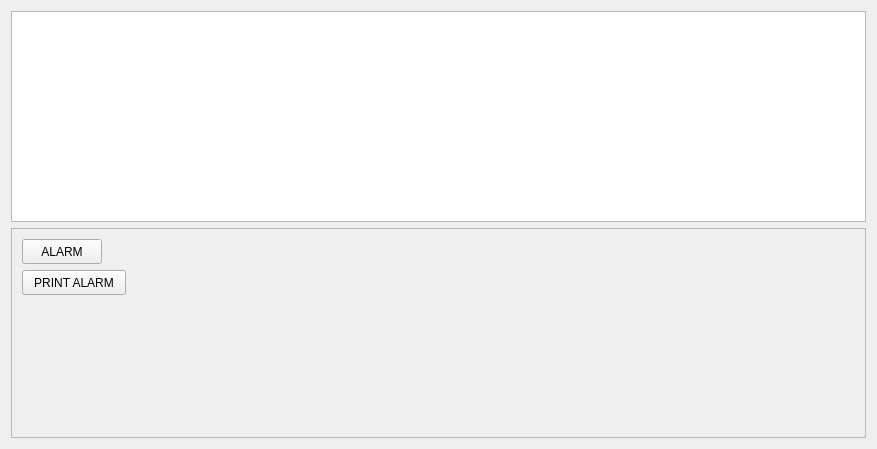
<?xml version="1.0" encoding="UTF-8"?>
<ui version="4.0">
 <class>Widget</class>
 <widget class="QWidget" name="Widget">
  <property name="geometry">
   <rect>
    <x>0</x>
    <y>0</y>
    <width>877</width>
    <height>449</height>
   </rect>
  </property>
  <property name="windowTitle">
   <string>Widget</string>
  </property>
  <layout class="QGridLayout" name="gridLayout_5">
   <item row="2" column="0" colspan="2">
    <widget class="QScrollArea" name="scrollArea">
     <property name="widgetResizable">
      <bool>true</bool>
     </property>
     <widget class="QWidget" name="scrollAreaWidgetContents">
      <property name="geometry">
       <rect>
        <x>0</x>
        <y>0</y>
        <width>857</width>
        <height>210</height>
       </rect>
      </property>
      <widget class="QPushButton" name="toPrintBtn">
       <property name="geometry">
        <rect>
         <x>10</x>
         <y>41</y>
         <width>104</width>
         <height>25</height>
        </rect>
       </property>
       <property name="text">
        <string>PRINT ALARM</string>
       </property>
      </widget>
      <widget class="QPushButton" name="addAlaram">
       <property name="geometry">
        <rect>
         <x>10</x>
         <y>10</y>
         <width>80</width>
         <height>25</height>
        </rect>
       </property>
       <property name="text">
        <string>ALARM</string>
       </property>
      </widget>
     </widget>
    </widget>
   </item>
   <item row="0" column="0" colspan="2">
    <widget class="QTableWidget" name="tableWidget"/>
   </item>
  </layout>
 </widget>
 <layoutdefault spacing="6" margin="11"/>
 <resources/>
 <connections/>
</ui>
